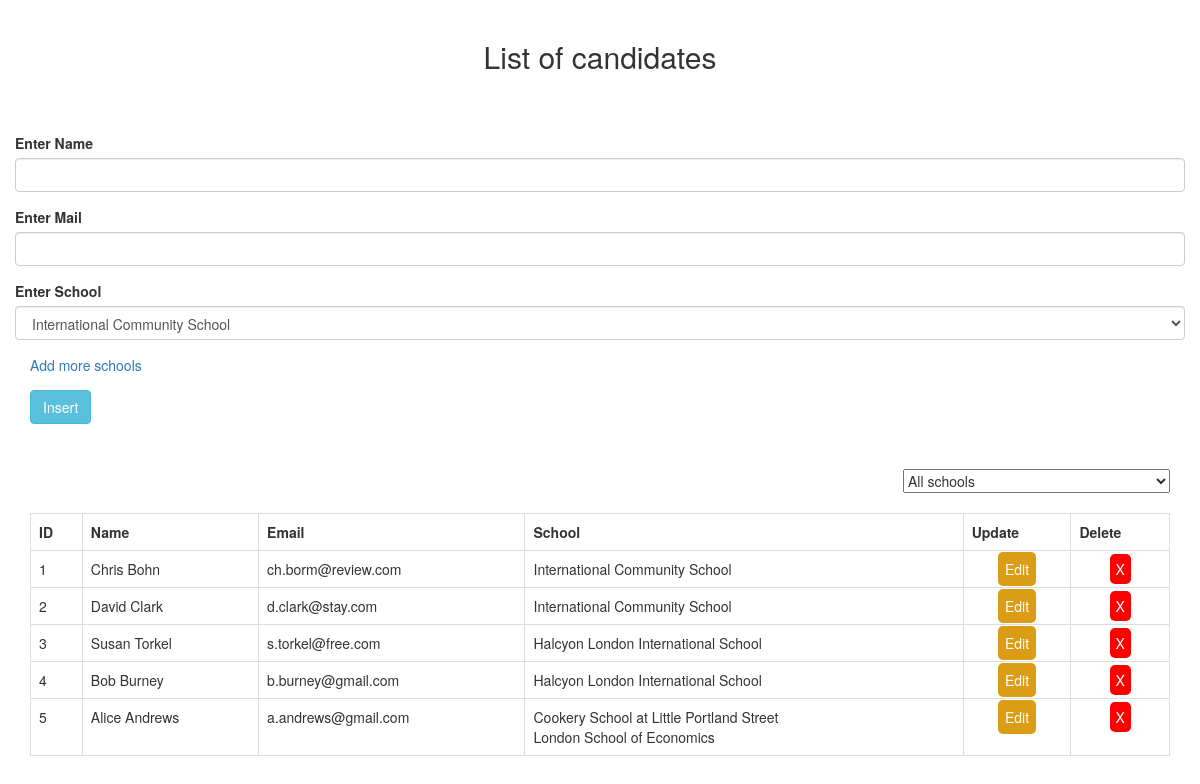
The page / on the database its author committed.
### tables this page shows
CREATE TABLE `school_user` (
  `id` int(11) NOT NULL,
  `user` varchar(200) NOT NULL,
  `mail` varchar(200) NOT NULL,
  `school` varchar(200) NOT NULL
);

### application/controllers/school.php (called while the page is built, shortened)
<?php
class School extends CI_Controller
{
	public function index(){
		$this->load->model("school_model");
		$data["fetch_data"] = $this->school_model->fetch_data();
		$this->load->view("school_view", $data);
	}
}

### index.php (called while the page is built, shortened)
<?php
require_once BASEPATH.'core/CodeIgniter.php';

### application/models/school_model.php (called while the page is built, shortened)
<?php
class School_model extends CI_Model
{
    function fetch_data()
    {
        $this->db->select("*");
        $this->db->from("school_user");
        $query = $this->db->get();
        return $query;
    }
}

### application/views/school_view.php (the view, shortened to what this page needs)
<?php
$selectSchools=array("International Community School","Halcyon London International School","Cookery School at Little Portland Street", "London School of Economics");
?>
<!DOCTYPE html>
<html>
<head>
	<link rel="stylesheet" type="text/css" href="<?php echo base_url()?>css/style.css" >
	<link rel="stylesheet" href="https://maxcdn.bootstrapcdn.com/bootstrap/3.3.7/css/bootstrap.min.css" />
</head>
<body>
<div class="container">
	<h2 align="center">List of candidates</h3>
	<form method="post" action="<?php echo base_url()?>index.php/school/form_validation">
		<?php
		if(isset($user_data))
		{
			foreach($user_data->result() as $row)
			{
		?>
		<div class="row">
			<div class="form-group">
				<label>Enter Name</label>
				<input type="text" name="user" value="<?php echo $row->user; ?>" class="form-control" />
			</div>
			<div class="form-group">
				<label>Enter Mail</label>
				<input type="text" name="mail" value="<?php echo $row->mail; ?>" class="form-control" />
			</div>
		</div>
		<div class="row">
			<div class="form-group">
				<label>Enter School</label>
				<?php
				$schoolArray = explode("<br>",$row->school);
				$schoolArrayLength = count($schoolArray)-1;
					for ($y = 0; $y < $schoolArrayLength; $y++) { ?>
						<div class="updateField">
						<select name="school[]" class="form-control">
							<option><?php echo $schoolArray[$y]; ?></option>
						<?php foreach ($selectSchools as $selectSchool):?>
							<option><?php echo $selectSchool?></option>
						<?php endforeach; ?>
						</select>
						<?php if($y > 0){ ?>
							<a href="javascript:void(0);" class="removeButton" title="Remove field">Remove field</a>
						<?php } ?>
						</div>
					<?php } ?>
			</div>
			<div class="extraField"></div>
		</div>
		<div class="row">
			<a href="javascript:void(0);" class="addButton" title="Add field">Add more schools</a>
		</div>
		<div class="form-group buttonForm">
			<input type="hidden" name="hidden_id" value="<?php echo $row->id; ?>" />
			<input type="submit" name="update" value="Update" class="btn buttonUpdate" />
		</div>
		<?php
			}
		}
		else
		{
		?>
		<div class="row">
			<div class="form-group">
				<label>Enter Name</label>
				<input type="text" name="user" class="form-control" />
			</div>
			<div class="form-group">
				<label>Enter Mail</label>
				<input type="text" name="mail" class="form-control" />
			</div>
		</div>
		<div class="row">
			<div class="form-group">
				<label>Enter School</label>
				<select name="school[]" class="form-control">
					<?php foreach ($selectSchools as $selectSchool):?>
						<option><?php echo $selectSchool?></option>
					<?php endforeach; ?>
				</select>
			</div>
		</div>
		<div class="row">
			<a href="javascript:void(0);" class="addButton" title="Add field">Add more schools</a>
		</div>
		<div class="form-group buttonForm">
			<input type="submit" name="insert" value="Insert" class="btn btn-info" />
		</div>
		<?php } ?>
	</form>
	<div class="text-right">
		<select name="school[]" id="selectSchool">
			<option value="">All schools</option>
		</select>
	</div>
	<div class="usersTable table-responsive">
		<table class="table table-hover table-bordered">
			<tr>
				<th>ID</th>
				<th>Name</th>
				<th>Email</th>
				<th>School</th>
				<th>Update</th>
				<th>Delete</th>
			</tr>
		<?php
		if($fetch_data->num_rows() > 0)
		{
			foreach($fetch_data->result() as $row)
			{
		?>
			<tr>
				<td class="dataId"><?php echo $row->id; ?></td>
				<td><?php echo $row->user; ?></td>
				<td><?php echo $row->mail; ?></td>
				<td><?php echo $row->school; ?></td>
				<td class="tableTextCenter"><a class="buttonUpdate" href="<?php echo base_url(); ?>index.php/school/update_data/<?php echo $row->id; ?>">Edit</a></td>
				<td class="tableTextCenter"><a href="#" class="deleteData buttonDelete" id="<?php echo $row->id; ?>">X</a></td>
			</tr>
		<?php
			}
		}
		else
		{
		?>
			<tr>
				<td colspan="5">No Data Found</td>
			</tr>
		<?php
		}
		?>
		</table>
	</div>
</div>
</body>
</html>

### css/style.css (style rules this page uses)
h2 { padding: 20px; }
form { padding-top: 30px; }
.buttonForm { margin-top: 15px; }
.addButton { margin-left: 15px; }
#selectSchool { margin: 30px 0px 20px 0px; }
.usersTable { margin-bottom: 50px; }
.tableTextCenter { text-align: center; }
.buttonUpdate { color: #ffffff; background-color: #da9d15; transition: background-color 0.5s, box-shadow 0.5s; -webkit-transition: background-color 0.5s, box-shadow 0.5s; padding: 7px; border-radius: 5px; }
.buttonDelete { padding: 5px 6px 5px 6px; border-radius: 5px; text-align: center; color: #ffffff; background-color: #ff0000; transition: background-color 0.5s, box-shadow 0.5s; -webkit-transition: background-color 0.5s, box-shadow 0.5s; cursor: pointer; }

### rows shown on the page
school_user: id "1", user "Chris Bohn", mail "ch.borm@review.com", school "International Community School"
school_user: id "2", user "David Clark", mail "d.clark@stay.com", school "International Community School"
school_user: id "3", user "Susan Torkel", mail "s.torkel@free.com", school "Halcyon London International School"
school_user: id "4", user "Bob Burney", mail "b.burney@gmail.com", school "Halcyon London International School"
school_user: id "5", user "Alice Andrews", mail "a.andrews@gmail.com", school "Cookery School at Little Portland Street London School of Economics"

### other values the page prints
form field value "International Community School"
